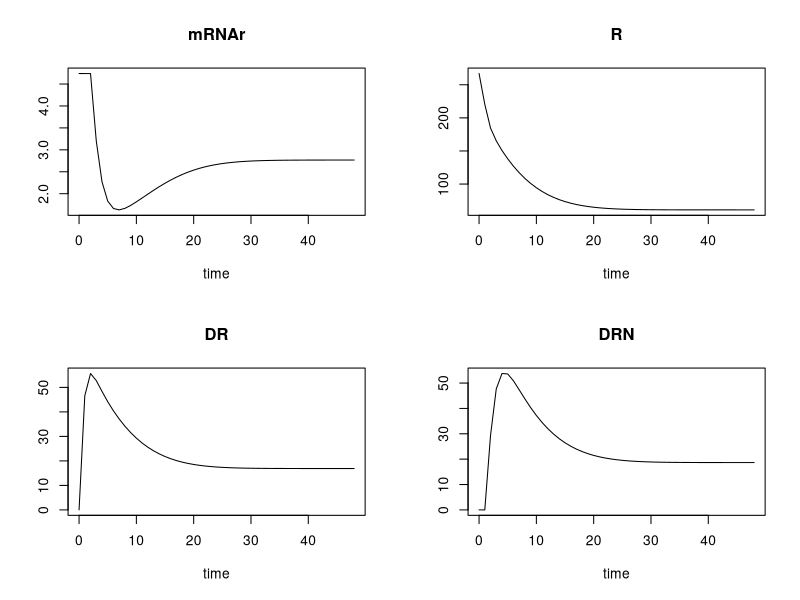

This chart was generated by the following R code:
## ---- chunk 1
knitr::opts_chunk$set(echo = TRUE)
## ---- chunk 2
parameters <- c(ks_Rm = 2.90, IC50_Rm = 26.2, kon = 0.00329, kT = 0.63, kre = 0.57, Rf = 0.49, kd_R = 0.0572,
                kd_Rm = 0.612, ks_r = 3.22, D = 53, Rm0 = 4.74, DR = 0, DRN = 0)

Glucocorticoid_func <- function(t, y, parms) {
    with(as.list(c(y, parms)),{
      
      # Dit model bevat 4 afgeleide functies:
      # Afgeleide 1:
  
      dmRNAr_dt <- ks_Rm * ( 1 - (DRN / (IC50_Rm + DRN))) - kd_Rm * mRNAr
  
      # Afgeleide 2:
  
      dR_dt <- ks_r * mRNAr + Rf * kre * DRN - kon * D * R - kd_R * R
      
      # Afgeleide 3:
  
      dDR_dt <- kon * D * R - kT * DR
  
      # Afgeleide 4:
  
      dDRN_dt <- kT * DR - kre * DRN
      
      return(list(c(dmRNAr_dt, dR_dt, dDR_dt, dDRN_dt)))
       }
       )
}

state <- c(mRNAr = 4.74, R = 267, DR = 0, DRN = 0)
t <- seq(0, 48, by = 1)

out <- deSolve::ode(times = t, y = state, parms = parameters, func = Glucocorticoid_func, method = "euler")
plot(out)
